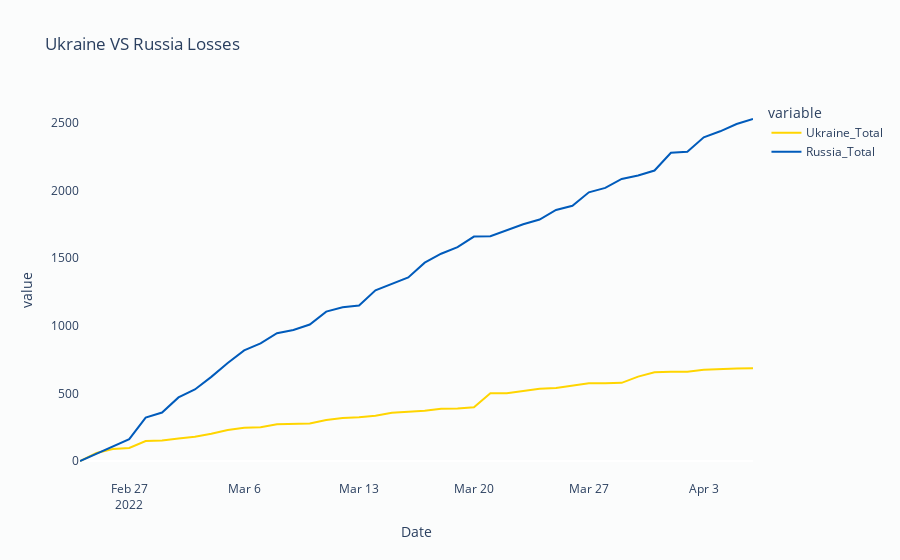

Write notebook code for a chart like this one.
### Code cell
draw = px.line(UR_Data , x='Date' , y =["Ukraine_Total" , "Russia_Total"] , title="Ukraine VS Russia Losses")
draw.update_layout(paper_bgcolor= color_global , plot_bgcolor = color_global , xaxis=dict(showgrid=False),
          yaxis=dict(showgrid=False) 
                  , 
                  )
draw['data'][0]['line']['color']= "#FFD500"
draw['data'][1]['line']['color']= "#005BBB"
draw

### Figure 1 — Plotly figure (JSON) as saved in the notebook; plotly's stock layout.template omitted (floating-point values rounded to 4 significant figures)
{"data": [{"hovertemplate": "variable=Ukraine_Total<br>Date=%{x}<br>value=%{y}<extra></extra>", "legendgroup": "Ukraine_Total", "line": {"color": "#FFD500", "dash": "solid"}, "marker": {"symbol": "circle"}, "mode": "lines", "name": "Ukraine_Total", "orientation": "v", "showlegend": true, "type": "scatter", "x": ["2022-02-24", "2022-02-25", "2022-02-26", "2022-02-27", "2022-02-28", "2022-03-01", "2022-03-02", "2022-03-03", "2022-03-04", "2022-03-05", "2022-03-06", "2022-03-07", "2022-03-08", "2022-03-09", "2022-03-10", "2022-03-11", "2022-03-12", "2022-03-13", "2022-03-14", "2022-03-15", "2022-03-16", "2022-03-17", "2022-03-18", "2022-03-19", "2022-03-20", "2022-03-21", "2022-03-22", "2022-03-23", "2022-03-24", "2022-03-25", "2022-03-26", "2022-03-27", "2022-03-28", "2022-03-29", "2022-03-30", "2022-03-31", "2022-04-01", "2022-04-02", "2022-04-03", "2022-04-04", "2022-04-05", "2022-04-06"], "xaxis": "x", "y": [0, 59, 88, 96, 147, 151, 166, 180, 201, 229, 245, 249, 271, 274, 277, 303, 318, 323, 335, 356, 361, 371, 386, 388, 397, 500, 501, 515, 534, 540, 557, 574, 574, 578, 624, 656, 659, 660, 674, 680, 684, 686], "yaxis": "y"}, {"hovertemplate": "variable=Russia_Total<br>Date=%{x}<br>value=%{y}<extra></extra>", "legendgroup": "Russia_Total", "line": {"color": "#005BBB", "dash": "solid"}, "marker": {"symbol": "circle"}, "mode": "lines", "name": "Russia_Total", "orientation": "v", "showlegend": true, "type": "scatter", "x": ["2022-02-24", "2022-02-25", "2022-02-26", "2022-02-27", "2022-02-28", "2022-03-01", "2022-03-02", "2022-03-03", "2022-03-04", "2022-03-05", "2022-03-06", "2022-03-07", "2022-03-08", "2022-03-09", "2022-03-10", "2022-03-11", "2022-03-12", "2022-03-13", "2022-03-14", "2022-03-15", "2022-03-16", "2022-03-17", "2022-03-18", "2022-03-19", "2022-03-20", "2022-03-21", "2022-03-22", "2022-03-23", "2022-03-24", "2022-03-25", "2022-03-26", "2022-03-27", "2022-03-28", "2022-03-29", "2022-03-30", "2022-03-31", "2022-04-01", "2022-04-02", "2022-04-03", "2022-04-04", "2022-04-05", "2022-04-06"], "xaxis": "x", "y": [0, 52, 107, 161, 321, 358, 470, 529, 622, 724, 818, 870, 945, 969, 1009, 1104, 1136, 1149, 1262, 1308, 1357, 1466, 1532, 1581, 1659, 1662, 1704, 1750, 1785, 1856, 1887, 1986, 2019, 2085, 2111, 2147, 2278, 2286, 2393, 2437, 2491, 2528], "yaxis": "y"}], "layout": {"legend": {"title": {"text": "variable"}, "tracegroupgap": 0}, "paper_bgcolor": "#fbfcfc", "plot_bgcolor": "#fbfcfc", "title": {"text": "Ukraine VS Russia Losses"}, "xaxis": {"anchor": "y", "domain": [0, 1], "showgrid": false, "title": {"text": "Date"}}, "yaxis": {"anchor": "x", "domain": [0, 1], "showgrid": false, "title": {"text": "value"}}}}
